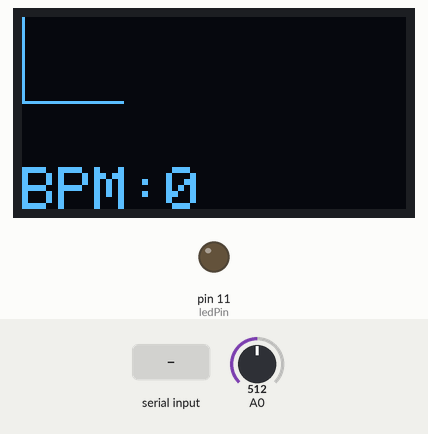
A sketch run on a simulated Arduino Mega 2560, built with avr-gcc and run on an emulated ATmega2560. Shown: 128×64 one-colour display, output pins drawn as LEDs (lit = HIGH). The test bench sets the inputs (shaded band); at power-on: A0 = 512.

Above: at 1.2 s.
1.3 s: "1" received over Serial
At 3.82 s:
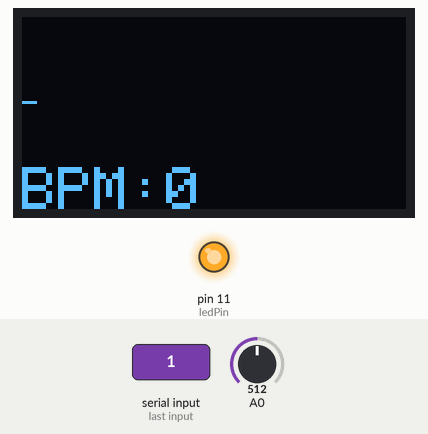
3.9 s: A0 set to 122
At 4.3 s:
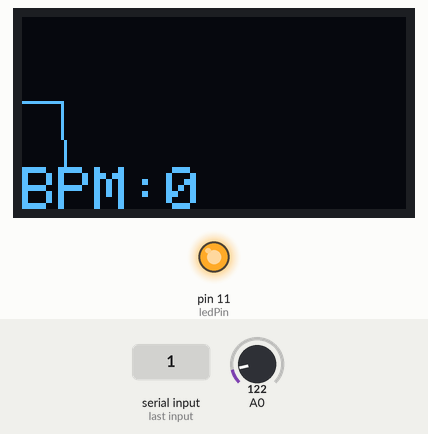
5.4 s: "0" received over Serial
At 5.7 s:
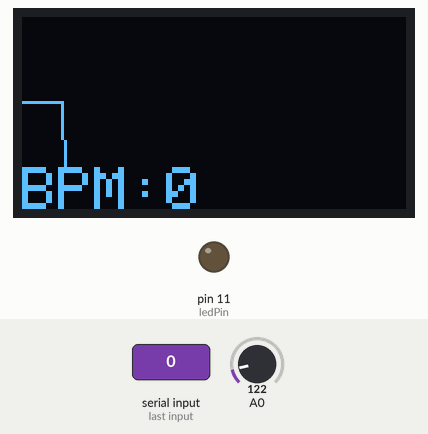
8.4 s: A0 set to 306
At 8.59 s:
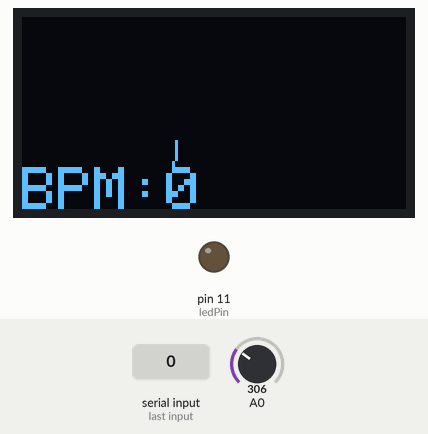
9.9 s: A0 set to 117
At 10.4 s:
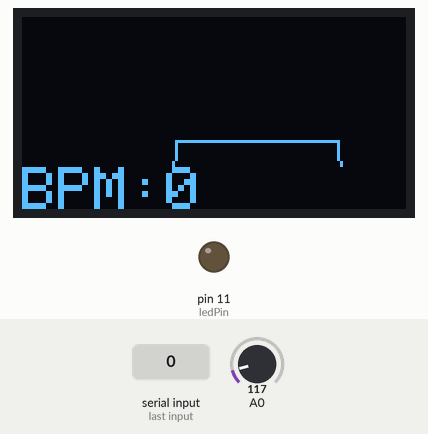
Timing chart, 0 to 12.9 s (numbered marks = the images above; inputs shaded):
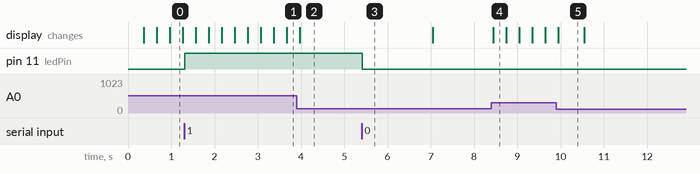

Measured:
- after the input at 1.3 s, pin 11 (ledPin): LOW → HIGH at once
- after the input at 5.4 s, pin 11 (ledPin): HIGH → LOW at once
- after the input at 8.4 s, the display: changes at once (image 4)
- what the display in image 5 shows lasts 0.6 s, from 9.9 s to 10.5 s

The sketch:

sketch_apr30a_copy_20230509222116.ino
```cpp
// Arduino Code
///////////////////////////////////////////////////// Serial /////////////////////////////////////////////////////

// Serial reference documents to talk with OpenMV camera
// Concepts from https://forum.arduino.cc/index.php?topic=396450
//  https://www.arduino.cc/reference/en/language/functions/communication/serial/
//  https://forum.arduino.cc/index.php?topic=396450
//  https://docs.openmv.io/_images/pinout.png
//
#include <Adafruit_SSD1306.h>
#define ledPin 11                      // Initialize pin 11 to drive LED
#define mvRx 4                         // Initialize pin 12 to receive signal from MV module
#define OLED_Address 0x3C              // 0x3C device address of I2C OLED. Few other OLED has 0x3D
Adafruit_SSD1306 oled(128, 64);        // create our screen object setting resolution to 128x64
int state = 0;                         // To read state of serial data from HC05 module
const byte Serial_numBytes = 60;       // receive buffer size
byte Serial_InBytes[Serial_numBytes];  // receive buffer
byte Serial_numReceived = 0;
boolean Serial_newData = false;  // flag to receive in progress
int a = 0;
int lasta = 0;
int lastb = 0;
int LastTime = 0;
int ThisTime;
bool BPMTiming = false;
bool BeatComplete = false;
int BPM = 0;
#define UpperThreshold 560
#define LowerThreshold 530

void Serial_recvBytes() {
  static boolean recvInProgress = false;
  static byte ndx = 0;
  byte startMarker = 0xFF;
  byte endMarker = 0xFE;
  byte rb;

  while (Serial1.available() > 0 && Serial_newData == false) {
    rb = Serial1.read();

    if (recvInProgress == true) {
      if (rb != endMarker) {
        Serial_InBytes[ndx] = rb;
        ndx++;
        if (ndx >= Serial_numBytes) {
          ndx = Serial_numBytes - 1;
        }
      } else {
        Serial_InBytes[ndx] = '\0';  // terminate the string
        recvInProgress = false;
        Serial_numReceived = ndx;  // save the number for use when printing
        ndx = 0;
        Serial_newData = true;
      }
    }

    else if (rb == startMarker) {
      recvInProgress = true;
    }
  }
}

void Serial_showNewData() {

  char output[100];
  if (Serial_newData == true) {
    for (byte n = 0; n < Serial_numReceived; n++) {
      sprintf(output, "%d ", Serial_InBytes[n]);
      Serial.println(output);
    }
    Serial_newData = false;
  }
}

void setup() {
  oled.begin(SSD1306_SWITCHCAPVCC, OLED_Address);
  oled.clearDisplay();
  oled.setTextSize(2);
  pinMode(ledPin, OUTPUT);  //Define ledpin as output
  digitalWrite(ledPin, LOW);
  Serial.begin(9600);     // Default communication rate of the Bluetooth module
  Serial1.begin(115200);  // link to OpenMV
}

void loop() {
  if (a > 127) {
    oled.clearDisplay();
    a = 0;
    lasta = a;
  }

  ThisTime = millis();
  int value = analogRead(0);
  oled.setTextColor(WHITE);
  int b = 60 - (value / 16);
  oled.writeLine(lasta, lastb, a, b, WHITE);
  lastb = b;
  lasta = a;

  if (value > UpperThreshold) {
    if (BeatComplete) {
      BPM = ThisTime - LastTime;
      BPM = int(60 / (float(BPM) / 1000));
      BPMTiming = false;
      BeatComplete = false;
      tone(8, 1000, 250);
    }
    if (BPMTiming == false) {
      LastTime = millis();
      BPMTiming = true;
    }
  }
  if ((value < LowerThreshold) & (BPMTiming))
    BeatComplete = true;

  oled.writeFillRect(0, 50, 128, 16, BLACK);
  oled.setCursor(0, 50);
  oled.print("BPM:");
  oled.print(BPM);

  oled.display();
  a++;
  // Regular Arduino code
  if (Serial.available() > 0) {  // Checks whether data is coming from the serial port
    state = Serial.read();       // Reads the data from the serial port
  }
  if (state == '0') {
    digitalWrite(ledPin, LOW);   // Turn LED OFF
    //Serial.println("LED: OFF");  // Send back, to the phone, the String "LED: ON"
    state = 0;
  }
  if (state == '1') {
    digitalWrite(ledPin, HIGH);
    //Serial.println("Drowsy driver detected! Alerting drowsy driver");  // Send back, to the phone, the String "LED: ON"
    state = 0;
  }
  Serial_recvBytes();    // Check for new data from OpenMV - non-blocking
  Serial_showNewData();  // Parse the data when a full set is received
}
```
